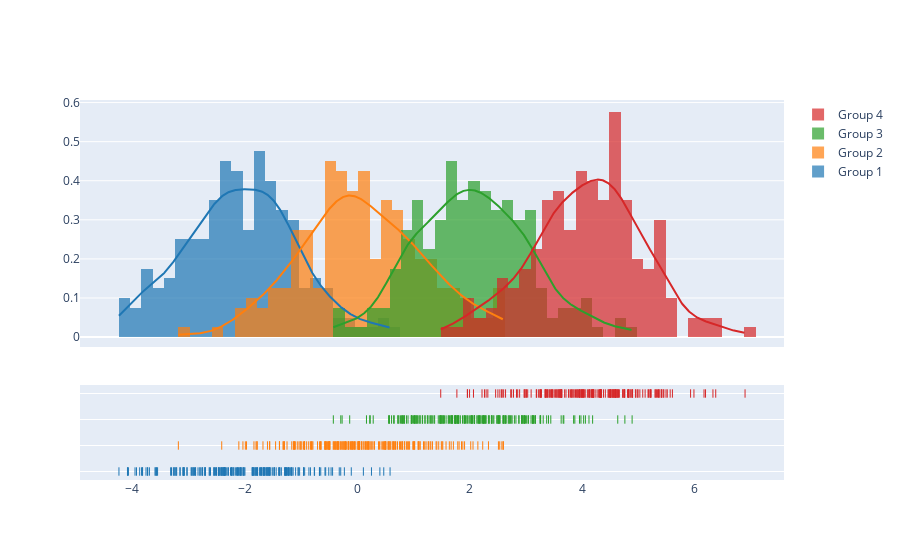

The notebook cell saved with this chart:
### Code cell
import plotly.figure_factory as ff

# Add histogram data
x1 = np.random.randn(200) - 2
x2 = np.random.randn(200)
x3 = np.random.randn(200) + 2
x4 = np.random.randn(200) + 4

# Group data together
hist_data = [x1, x2, x3, x4]

group_labels = ['Group 1', 'Group 2', 'Group 3', 'Group 4']

# Create distplot with custom bin_size
fig = ff.create_distplot(hist_data, group_labels, bin_size=.2)
fig.show()

### Figure 1 — Plotly figure (JSON) as saved in the notebook; plotly's stock layout.template omitted (floating-point values rounded to 4 significant figures; data arrays with more than 128 entries replaced by an {"elided": "..."} marker saying what was removed)
{"data": [{"autobinx": false, "histnorm": "probability density", "legendgroup": "Group 1", "marker": {"color": "rgb(31, 119, 180)"}, "name": "Group 1", "opacity": 0.7, "type": "histogram", "x": {"elided": "200 float values"}, "xaxis": "x", "xbins": {"end": 0.5873, "size": 0.2, "start": -4.233}, "yaxis": "y"}, {"autobinx": false, "histnorm": "probability density", "legendgroup": "Group 2", "marker": {"color": "rgb(255, 127, 14)"}, "name": "Group 2", "opacity": 0.7, "type": "histogram", "x": {"elided": "200 float values"}, "xaxis": "x", "xbins": {"end": 2.603, "size": 0.2, "start": -3.176}, "yaxis": "y"}, {"autobinx": false, "histnorm": "probability density", "legendgroup": "Group 3", "marker": {"color": "rgb(44, 160, 44)"}, "name": "Group 3", "opacity": 0.7, "type": "histogram", "x": {"elided": "200 float values"}, "xaxis": "x", "xbins": {"end": 4.89, "size": 0.2, "start": -0.4215}, "yaxis": "y"}, {"autobinx": false, "histnorm": "probability density", "legendgroup": "Group 4", "marker": {"color": "rgb(214, 39, 40)"}, "name": "Group 4", "opacity": 0.7, "type": "histogram", "x": {"elided": "200 float values"}, "xaxis": "x", "xbins": {"end": 6.898, "size": 0.2, "start": 1.488}, "yaxis": "y"}, {"legendgroup": "Group 1", "marker": {"color": "rgb(31, 119, 180)"}, "mode": "lines", "name": "Group 1", "showlegend": false, "type": "scatter", "x": {"elided": "500 float values"}, "xaxis": "x", "y": {"elided": "500 float values"}, "yaxis": "y"}, {"legendgroup": "Group 2", "marker": {"color": "rgb(255, 127, 14)"}, "mode": "lines", "name": "Group 2", "showlegend": false, "type": "scatter", "x": {"elided": "500 float values"}, "xaxis": "x", "y": {"elided": "500 float values"}, "yaxis": "y"}, {"legendgroup": "Group 3", "marker": {"color": "rgb(44, 160, 44)"}, "mode": "lines", "name": "Group 3", "showlegend": false, "type": "scatter", "x": {"elided": "500 float values"}, "xaxis": "x", "y": {"elided": "500 float values"}, "yaxis": "y"}, {"legendgroup": "Group 4", "marker": {"color": "rgb(214, 39, 40)"}, "mode": "lines", "name": "Group 4", "showlegend": false, "type": "scatter", "x": {"elided": "500 float values"}, "xaxis": "x", "y": {"elided": "500 float values"}, "yaxis": "y"}, {"legendgroup": "Group 1", "marker": {"color": "rgb(31, 119, 180)", "symbol": "line-ns-open"}, "mode": "markers", "name": "Group 1", "showlegend": false, "type": "scatter", "x": {"elided": "200 float values"}, "xaxis": "x", "y": {"elided": "200 str values"}, "yaxis": "y2"}, {"legendgroup": "Group 2", "marker": {"color": "rgb(255, 127, 14)", "symbol": "line-ns-open"}, "mode": "markers", "name": "Group 2", "showlegend": false, "type": "scatter", "x": {"elided": "200 float values"}, "xaxis": "x", "y": {"elided": "200 str values"}, "yaxis": "y2"}, {"legendgroup": "Group 3", "marker": {"color": "rgb(44, 160, 44)", "symbol": "line-ns-open"}, "mode": "markers", "name": "Group 3", "showlegend": false, "type": "scatter", "x": {"elided": "200 float values"}, "xaxis": "x", "y": {"elided": "200 str values"}, "yaxis": "y2"}, {"legendgroup": "Group 4", "marker": {"color": "rgb(214, 39, 40)", "symbol": "line-ns-open"}, "mode": "markers", "name": "Group 4", "showlegend": false, "type": "scatter", "x": {"elided": "200 float values"}, "xaxis": "x", "y": {"elided": "200 str values"}, "yaxis": "y2"}], "layout": {"barmode": "overlay", "hovermode": "closest", "legend": {"traceorder": "reversed"}, "xaxis": {"anchor": "y2", "domain": [0.0, 1.0], "zeroline": false}, "yaxis": {"anchor": "free", "domain": [0.35, 1], "position": 0.0}, "yaxis2": {"anchor": "x", "domain": [0, 0.25], "dtick": 1, "showticklabels": false}}}
